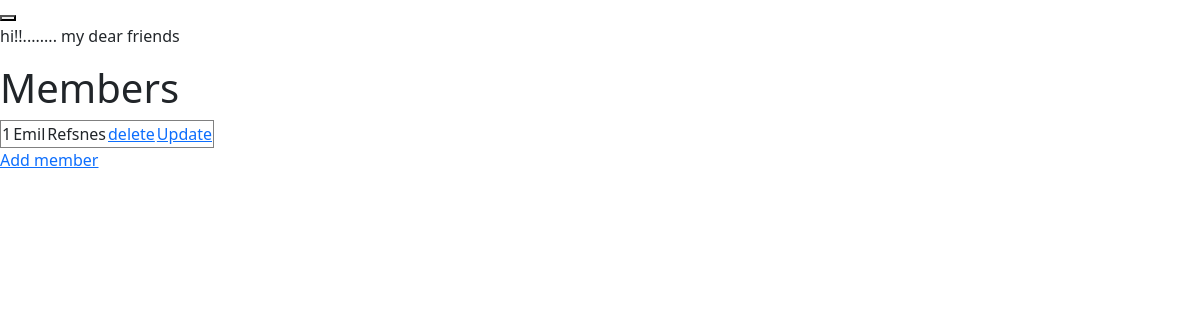
Before: /members/slicy/ with the older database file.
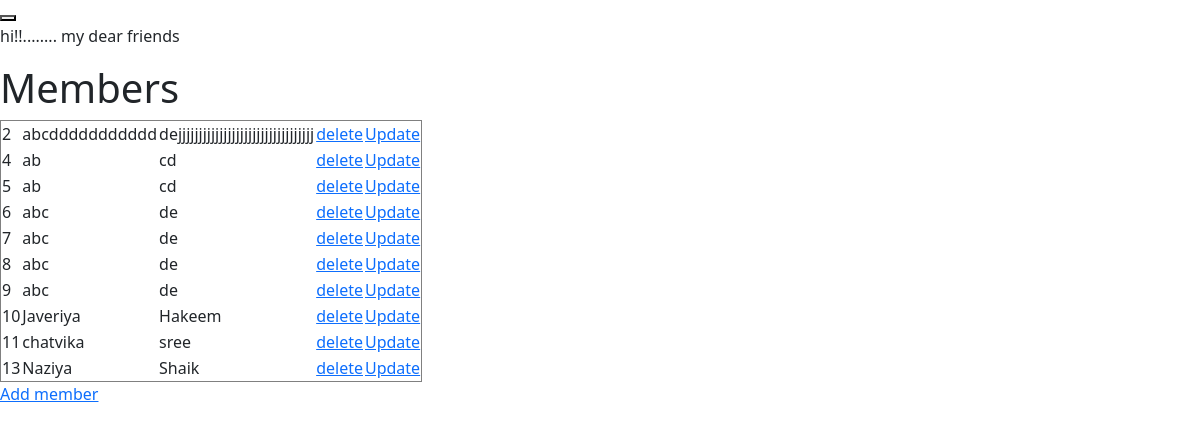
After: the same page with the newer database file.
### sheets/models.py (models this page shows)
class Sheets(models.Model):
  firstname = models.CharField(max_length=255)
  lastname = models.CharField(max_length=255)

### sheets/views.py (the view)
# urls.py: path('slicy/', views.slicy, name='slicy'),
def slicy(request):
  mymem = Sheets.objects.all().values()
  template = loader.get_template('javi.html')
  context = {
    'var': mymem,
  }
  return HttpResponse(template.render(context, request))

### sheets/templates/javi.html (shortened to what this page needs)
<!DOCTYPE html>
<html lang="en">
<head>
    <link href="https://cdn.jsdelivr.net/npm/bootstrap@5.2.2/dist/css/bootstrap.min.css" rel="stylesheet">
</head>
<body>
    <div>
        <button></button>
    </div>
    <p>hi!!........ my dear friends</p>
    <h1>Members</h1>
<table border="1">
{% for x in var %}
<tr>
<td>{{ x.id }}</td>
<td>{{ x.firstname }}</td>
<td>{{ x.lastname }}</td>
<td><a href="../delete/{{ x.id }}">delete</a></td>
<td><a href="../update/{{ x.id }}">Update</a></td>
</tr>
{% endfor %}
</table>
<p>
<a href="../add">Add member</a>
</p>
</body>
</html>

### sheets/templates/javi.html (style rules this page uses)
body { background-image:url('https://play-lh.googleusercontent.com/abvllEtDniDHZNh2igXwl1KeczO-UjRXhAE-YpFLoGcwIBsZ5KwgZxE895hbdJ4PCes'); background-repeat: no-repeat; background-size: cover; }

Changed rows visible on the page:
removed Sheets: id "1", firstname "Emil", lastname "Refsnes"
added Sheets: id "2", firstname "abcddddddddddd", lastname "dejjjjjjjjjjjjjjjjjjjjjjjjjjjjjjjjj"
added Sheets: id "4", firstname "ab", lastname "cd"
added Sheets: id "5", firstname "ab", lastname "cd"
added Sheets: id "6", firstname "abc", lastname "de"
added Sheets: id "7", firstname "abc", lastname "de"
added Sheets: id "8", firstname "abc", lastname "de"
added Sheets: id "9", firstname "abc", lastname "de"
added Sheets: id "10", firstname "Javeriya", lastname "Hakeem"
added Sheets: id "11", firstname "chatvika", lastname "sree"
added Sheets: id "13", firstname "Naziya", lastname "Shaik"
